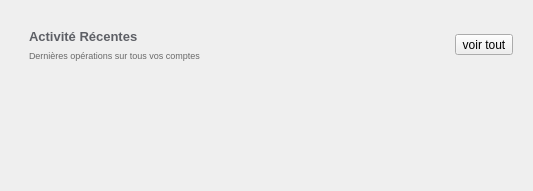
            <widget class="QWidget" name="carte_liste_activite_recentes" native="true">
             <property name="minimumSize">
              <size>
               <width>531</width>
               <height>191</height>
              </size>
             </property>
             <layout class="QVBoxLayout" name="verticalLayout_9">
              <item alignment="Qt::AlignmentFlag::AlignTop">
               <widget class="QWidget" name="zone_liste_header" native="true">
                <property name="minimumSize">
                 <size>
                  <width>511</width>
                  <height>61</height>
                 </size>
                </property>
                <layout class="QHBoxLayout" name="horizontalLayout_5">
                 <item alignment="Qt::AlignmentFlag::AlignLeft">
                  <widget class="QWidget" name="widget_9" native="true">
                   <layout class="QVBoxLayout" name="verticalLayout_7">
                    <item>
                     <widget class="QLabel" name="label_titre_activite_recentes">
                      <property name="text">
                       <string>&lt;html&gt;&lt;head/&gt;&lt;body&gt;&lt;p&gt;&lt;span style=&quot; font-size:10pt; font-weight:700; color:#5d5f65;&quot;&gt;Activité Récentes &lt;/span&gt;&lt;/p&gt;&lt;/body&gt;&lt;/html&gt;</string>
                      </property>
                     </widget>
                    </item>
                    <item>
                     <widget class="QLabel" name="label_4">
                      <property name="text">
                       <string>&lt;html&gt;&lt;head/&gt;&lt;body&gt;&lt;p&gt;&lt;span style=&quot; font-size:7pt; color:#696969;&quot;&gt;Dernières opérations sur tous vos comptes &lt;/span&gt;&lt;/p&gt;&lt;/body&gt;&lt;/html&gt;</string>
                      </property>
                     </widget>
                    </item>
                   </layout>
                  </widget>
                 </item>
                 <item>
                  <widget class="QToolButton" name="btn_voir_liste_complete_transaction">
                   <property name="cursor">
                    <cursorShape>PointingHandCursor</cursorShape>
                   </property>
                   <property name="text">
                    <string>voir tout</string>
                   </property>
                  </widget>
                 </item>
                </layout>
               </widget>
              </item>
              <item>
               <widget class="QWidget" name="widget_11" native="true">
                <property name="sizePolicy">
                 <sizepolicy hsizetype="Preferred" vsizetype="MinimumExpanding">
                  <horstretch>0</horstretch>
                  <verstretch>0</verstretch>
                 </sizepolicy>
                </property>
                <property name="minimumSize">
                 <size>
                  <width>0</width>
                  <height>0</height>
                 </size>
                </property>
               </widget>
              </item>
             </layout>
            </widget>
